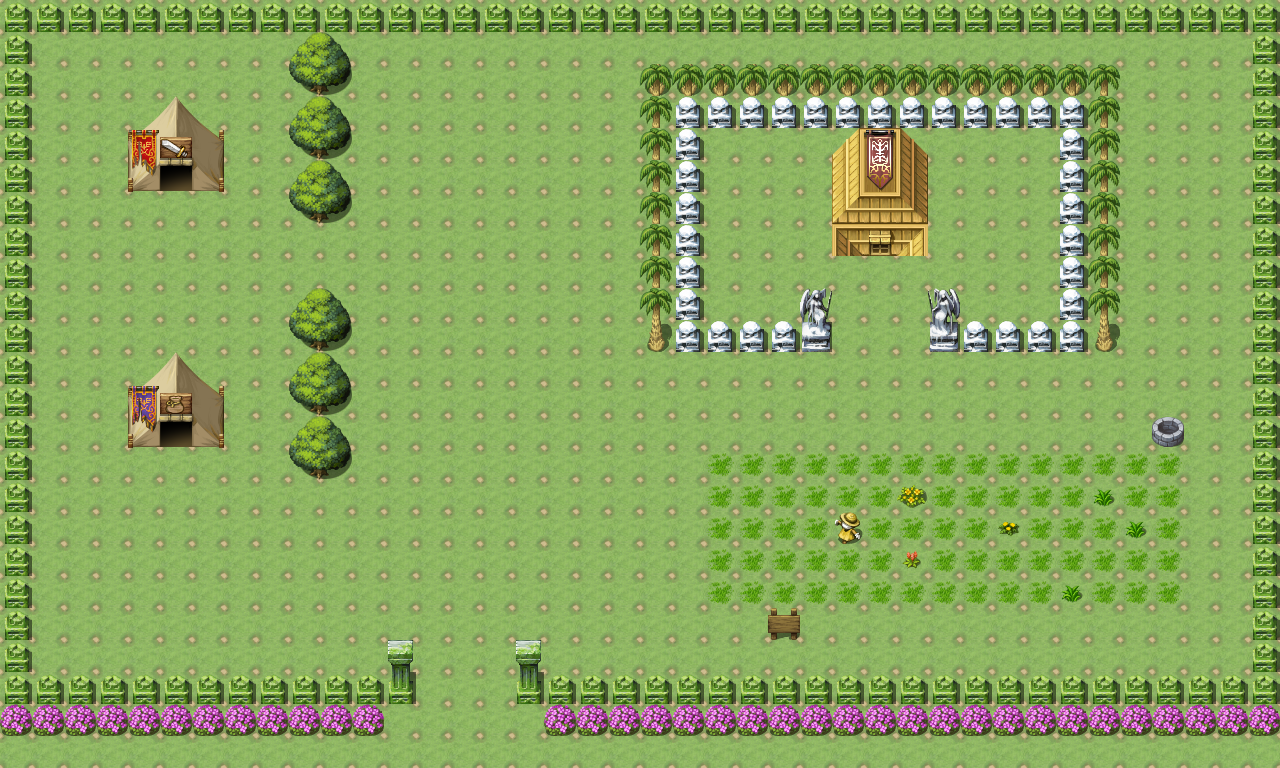

Below is a game level as drawn by its tile map, then a one-line description and the .tmx that defines it (tile-layer data replaced by summaries):
An orthogonal 40x24 tile map with 32x32 px tiles, 3 tile layers (块层 1, 块层 2, 块层 3), 1 hidden layer not drawn, 3 tilesets.

<map version="1.0" orientation="orthogonal" renderorder="right-down" width="40" height="24" tilewidth="32" tileheight="32">
 <tileset firstgid="1" name="外部 B" tilewidth="32" tileheight="32">
  <image source="test/testx/B.png" width="512" height="512" />
 </tileset>
 <tileset firstgid="257" name="外部 C" tilewidth="32" tileheight="32">
  <image source="test/testx/C.png" width="512" height="512" />
 </tileset>
 <tileset firstgid="513" name="世界 A2" tilewidth="32" tileheight="32">
  <image source="test/testx/A2.png" width="512" height="384" />
 </tileset>
 <layer name="块层 1" width="40" height="24">
  <data>[960 cells, 960 non-empty, 1 distinct tile ids]</data>
 </layer>
 <layer name="块层 2" width="40" height="24">
  <data>[960 cells, 263 non-empty, 37 distinct tile ids]</data>
 </layer>
 <layer name="块层 3" width="40" height="24">
  <data>[960 cells, 98 non-empty, 17 distinct tile ids]</data>
 </layer>
 <layer name="块层 4" width="40" height="24" visible="0">
  <data>[960 cells, 72 non-empty, 1 distinct tile ids]</data>
 </layer>
</map>
